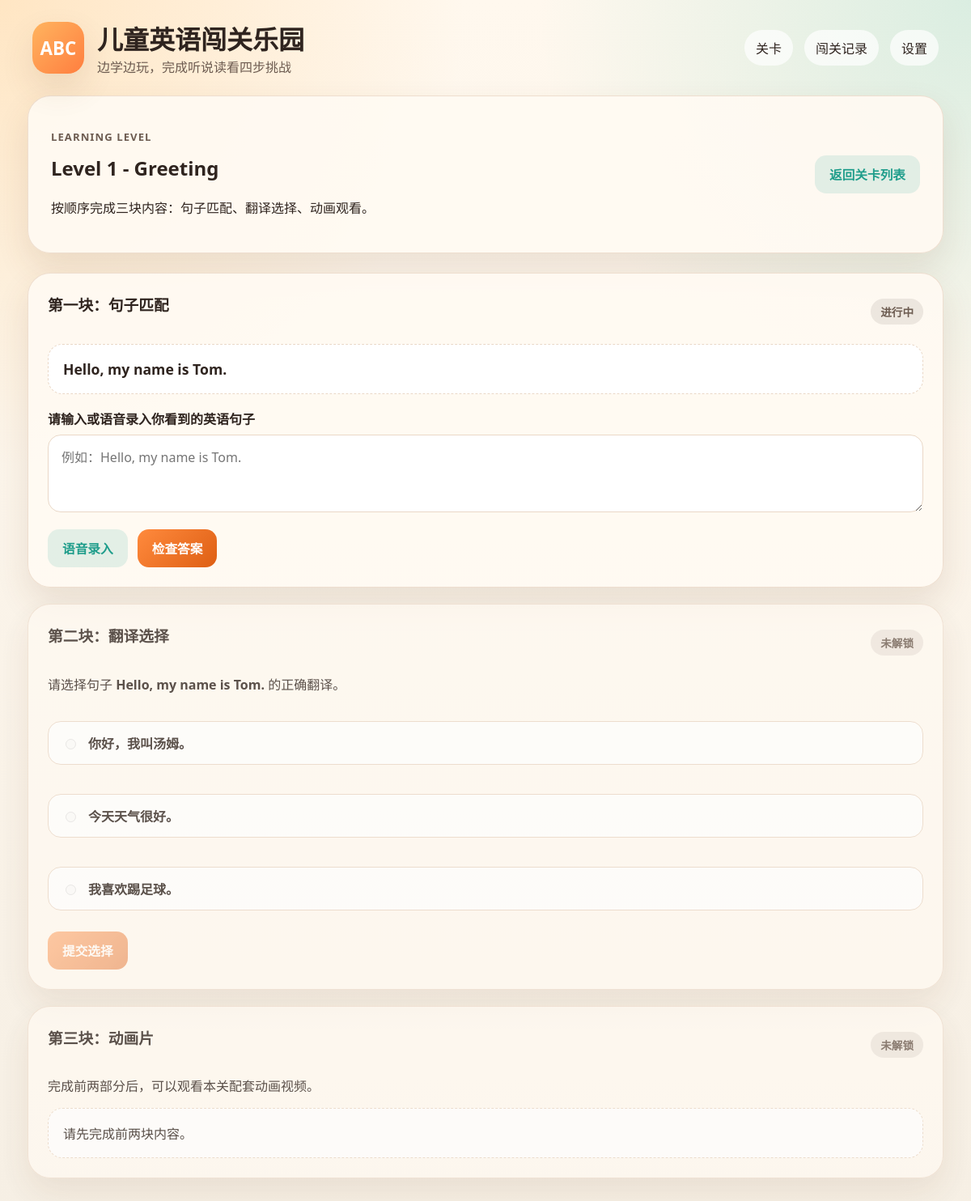
The app's page /level/1, older data.
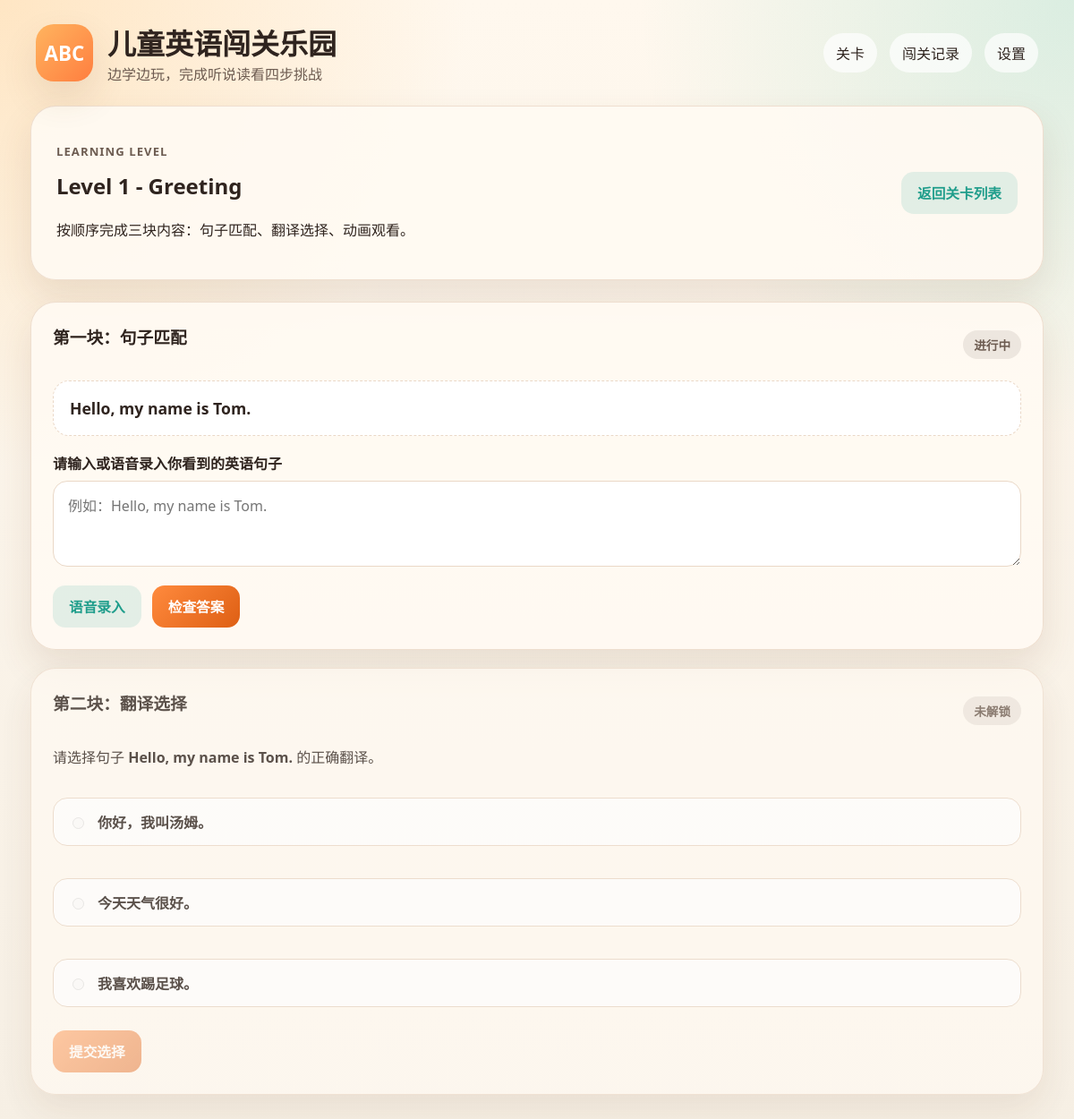
The same page, newer data.
### app.py (the view, shortened to what this page needs)
@app.route("/level/<int:level_id>", methods=["GET", "POST"])
def level_detail(level_id: int) -> str:
    level = fetch_level(level_id)
    if level is None:
        flash("未找到这个关卡。", "error")
        return redirect(url_for("home"))
    state = {
        "stage_one_passed": False,
        "stage_two_passed": False,
        "user_answer": "",
        "selected_option": "",
    }
    return render_template("level_detail.html", level=level, state=state)

### app.py (called while the page is built)
def ensure_database() -> None:
    if not DATABASE.exists():
        init_db()
        return
    db = sqlite3.connect(DATABASE)
    migrate_db(db)
    db.commit()
    db.close()

def get_db() -> sqlite3.Connection:
    if "db" not in g:
        conn = sqlite3.connect(DATABASE)
        conn.row_factory = sqlite3.Row
        g.db = conn
    return g.db

def migrate_db(db: sqlite3.Connection) -> None:
    columns = {
        row[1] for row in db.execute("PRAGMA table_info(levels)").fetchall()
    }
    if "has_video" not in columns:
        db.execute("ALTER TABLE levels ADD COLUMN has_video INTEGER NOT NULL DEFAULT 1")

def fetch_level(level_id: int) -> dict[str, Any] | None:
    row = get_db().execute("SELECT * FROM levels WHERE id = ?", (level_id,)).fetchone()
    if row is None:
        return None
    level = dict(row)
    level["options"] = json.loads(level["options_json"])
    level["has_video"] = bool(level.get("has_video", 1))
    return level

@app.before_request
def before_request() -> None:
    ensure_database()

### templates/level_detail.html (shortened to what this page needs)
{% extends "base.html" %}
{% block content %}
<section class="detail-header">
    <div>
        <p class="eyebrow">Learning Level</p>
        <h2>{{ level.title }}</h2>
        <p>按顺序完成三块内容：句子匹配、翻译选择、动画观看。</p>
    </div>
    <a class="secondary-btn" href="{{ url_for('home') }}">返回关卡列表</a>
</section>
<section class="stage-layout">
    <article class="stage-card {% if state.stage_one_passed %}passed{% endif %}">
        <div class="stage-title-row">
            <h3>第一块：句子匹配</h3>
            <span class="stage-state {% if state.stage_one_passed %}done{% endif %}">
                {% if state.stage_one_passed %}已通过{% else %}进行中{% endif %}
            </span>
        </div>
        <p class="prompt-box">{{ level.english_text }}</p>
        <form method="post">
            <label for="user_answer">请输入或语音录入你看到的英语句子</label>
            <textarea id="user_answer" name="user_answer" rows="3" placeholder="例如：Hello, my name is Tom.">{{ state.user_answer }}</textarea>
            <div class="inline-actions">
                <button type="button" class="secondary-btn" data-speech-target="user_answer">语音录入</button>
                <button type="submit" class="primary-btn">检查答案</button>
            </div>
        </form>
    </article>
    <article class="stage-card {% if state.stage_two_passed %}passed{% endif %} {% if not state.stage_one_passed %}locked{% endif %}">
        <div class="stage-title-row">
            <h3>第二块：翻译选择</h3>
            <span class="stage-state {% if state.stage_two_passed %}done{% endif %}">
                {% if state.stage_two_passed %}已通过{% elif state.stage_one_passed %}可作答{% else %}未解锁{% endif %}
            </span>
        </div>
        <p>请选择句子 <strong>{{ level.english_text }}</strong> 的正确翻译。</p>
        <form method="post">
            <div class="option-list">
                {% for option in level.options %}
                <label class="option-item">
                    <input type="radio" name="selected_option" value="{{ option }}" {% if state.selected_option == option %}checked{% endif %} {% if not state.stage_one_passed %}disabled{% endif %}>
                    <span>{{ option }}</span>
                </label>
                {% endfor %}
            </div>
            <button type="submit" class="primary-btn" {% if not state.stage_one_passed %}disabled{% endif %}>提交选择</button>
        </form>
    </article>
    {% if level.has_video %}
    <article class="stage-card {% if state.stage_two_passed %}passed{% endif %} {% if not state.stage_two_passed %}locked{% endif %}">
        <div class="stage-title-row">
            <h3>第三块：动画片</h3>
            <span class="stage-state {% if state.stage_two_passed %}done{% endif %}">
            {% if state.stage_two_passed %}已解锁{% else %}未解锁{% endif %}
            </span>
        </div>
        <p>完成前两部分后，可以观看本关配套动画视频。</p>
        {% if state.stage_two_passed %}
        <div class="video-frame">
            <iframe src="{{ level.video_url }}" title="{{ level.title }}" allowfullscreen></iframe>
        </div>
        <form method="post">
            <input type="hidden" name="action" value="finish_level">
            <input type="hidden" name="stage_one_passed" value="true">
            <input type="hidden" name="stage_two_passed" value="true">
            <input type="hidden" name="user_answer" value="{{ state.user_answer }}">
            <input type="hidden" name="selected_option" value="{{ state.selected_option }}">
            <button type="submit" class="primary-btn">完成本关并保存记录</button>
        </form>
        {% else %}
        <div class="placeholder-box">请先完成前两块内容。</div>
        {% endif %}
    </article>
    {% endif %}
</section>
{% endblock %}

Row changes from the older to the newer data that the page shows:
changed levels "Level 1 - Greeting": has_video 1 → 0 (drawn)
Text that changed along with them:
text no longer shown: "第三块：动画片 未解锁 完成前两部分后，可以观看本关配套动画视频。 请先完成前两块内容。"
